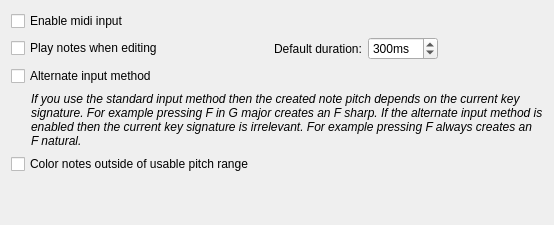
     <widget class="QWidget" name="tab4">
      <property name="accessibleName">
       <string/>
      </property>
      <attribute name="title">
       <string>Note Entry</string>
      </attribute>
      <layout class="QVBoxLayout" name="verticalLayout_2">
       <item>
        <widget class="QCheckBox" name="enableMidiInput">
         <property name="text">
          <string>Enable midi input</string>
         </property>
        </widget>
       </item>
       <item>
        <layout class="QHBoxLayout" name="horizontalLayout_4">
         <item>
          <widget class="QCheckBox" name="playNotes">
           <property name="text">
            <string>Play notes when editing</string>
           </property>
          </widget>
         </item>
         <item>
          <spacer name="horizontalSpacer_2">
           <property name="orientation">
            <enum>Qt::Horizontal</enum>
           </property>
           <property name="sizeHint" stdset="0">
            <size>
             <width>40</width>
             <height>20</height>
            </size>
           </property>
          </spacer>
         </item>
         <item>
          <widget class="QLabel" name="label_37">
           <property name="text">
            <string>Default duration:</string>
           </property>
          </widget>
         </item>
         <item>
          <widget class="QSpinBox" name="defaultPlayDuration">
           <property name="suffix">
            <string>ms</string>
           </property>
           <property name="minimum">
            <number>20</number>
           </property>
           <property name="maximum">
            <number>2000</number>
           </property>
           <property name="singleStep">
            <number>100</number>
           </property>
           <property name="value">
            <number>300</number>
           </property>
          </widget>
         </item>
         <item>
          <spacer name="horizontalSpacer_3">
           <property name="orientation">
            <enum>Qt::Horizontal</enum>
           </property>
           <property name="sizeHint" stdset="0">
            <size>
             <width>40</width>
             <height>20</height>
            </size>
           </property>
          </spacer>
         </item>
        </layout>
       </item>
       <item>
        <widget class="QCheckBox" name="alternateInput">
         <property name="text">
          <string>Alternate input method</string>
         </property>
        </widget>
       </item>
       <item>
        <widget class="QLabel" name="label_18">
         <property name="sizePolicy">
          <sizepolicy hsizetype="Expanding" vsizetype="Fixed">
           <horstretch>0</horstretch>
           <verstretch>0</verstretch>
          </sizepolicy>
         </property>
         <property name="font">
          <font>
           <italic>true</italic>
          </font>
         </property>
         <property name="text">
          <string>If you use the standard input method then the created note pitch depends on the current key signature. For example pressing F in G major creates an F sharp. If the alternate input method is enabled then the current key signature is irrelevant. For example pressing F always creates an F natural.</string>
         </property>
         <property name="wordWrap">
          <bool>true</bool>
         </property>
         <property name="indent">
          <number>20</number>
         </property>
        </widget>
       </item>
       <item>
        <widget class="QCheckBox" name="warnPitchRange">
         <property name="text">
          <string>Color notes outside of usable pitch range</string>
         </property>
        </widget>
       </item>
       <item>
        <spacer name="verticalSpacer_7">
         <property name="orientation">
          <enum>Qt::Vertical</enum>
         </property>
         <property name="sizeHint" stdset="0">
          <size>
           <width>20</width>
           <height>40</height>
          </size>
         </property>
        </spacer>
       </item>
      </layout>
     </widget>
